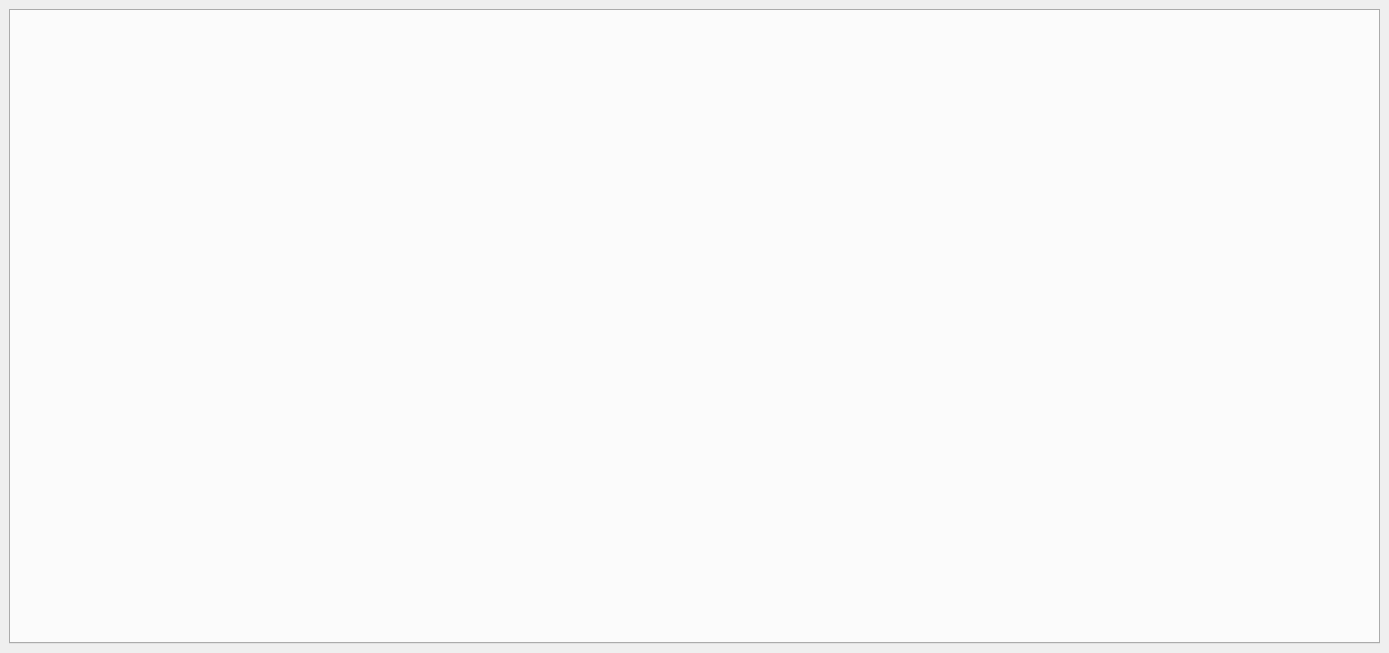
<?xml version="1.0" encoding="UTF-8"?>
<ui version="4.0">
 <class>MainWindow</class>
 <widget class="QMainWindow" name="MainWindow">
  <property name="geometry">
   <rect>
    <x>0</x>
    <y>0</y>
    <width>1389</width>
    <height>653</height>
   </rect>
  </property>
  <property name="windowTitle">
   <string>MainWindow</string>
  </property>
  <widget class="QWidget" name="centralwidget">
   <layout class="QVBoxLayout" name="verticalLayout">
    <item>
     <widget class="TabWidget" name="browserTabs">
      <property name="currentIndex">
       <number>-1</number>
      </property>
     </widget>
    </item>
   </layout>
  </widget>
  <widget class="QMenuBar" name="menubar">
   <property name="geometry">
    <rect>
     <x>0</x>
     <y>0</y>
     <width>1389</width>
     <height>21</height>
    </rect>
   </property>
  </widget>
 </widget>
 <customwidgets>
  <customwidget>
   <class>TabWidget</class>
   <extends>QTabWidget</extends>
   <header>tabwidget.h</header>
   <container>1</container>
  </customwidget>
 </customwidgets>
 <resources/>
 <connections/>
</ui>
